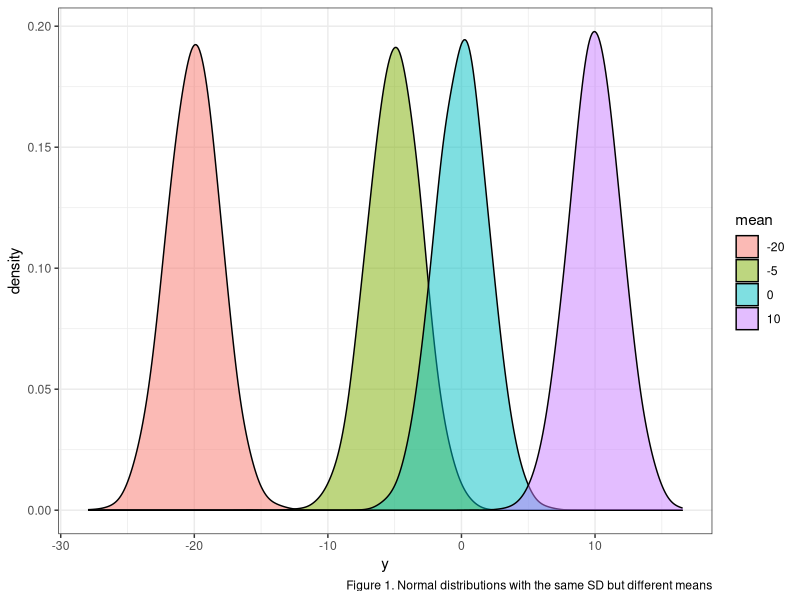
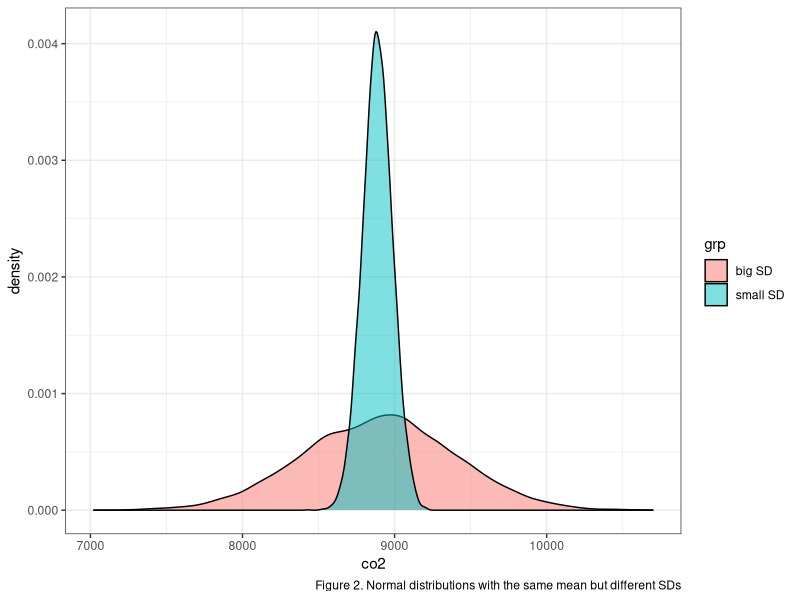
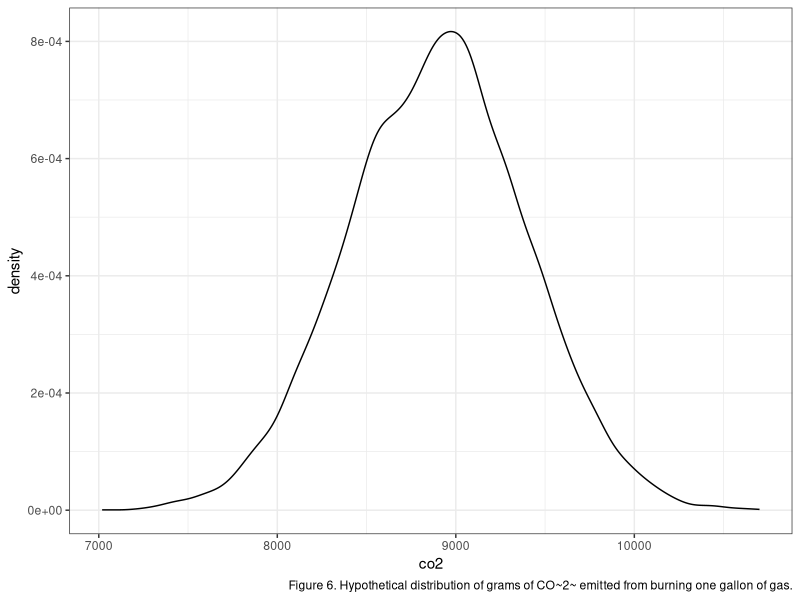
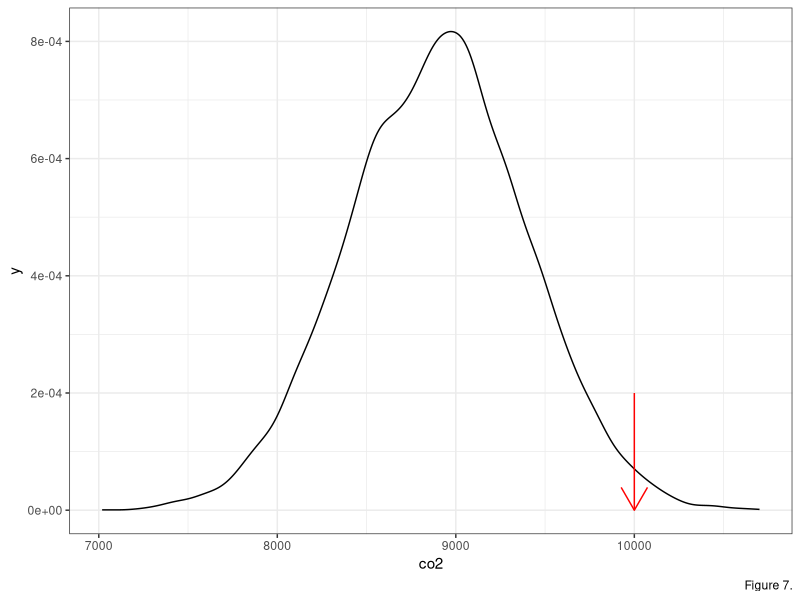
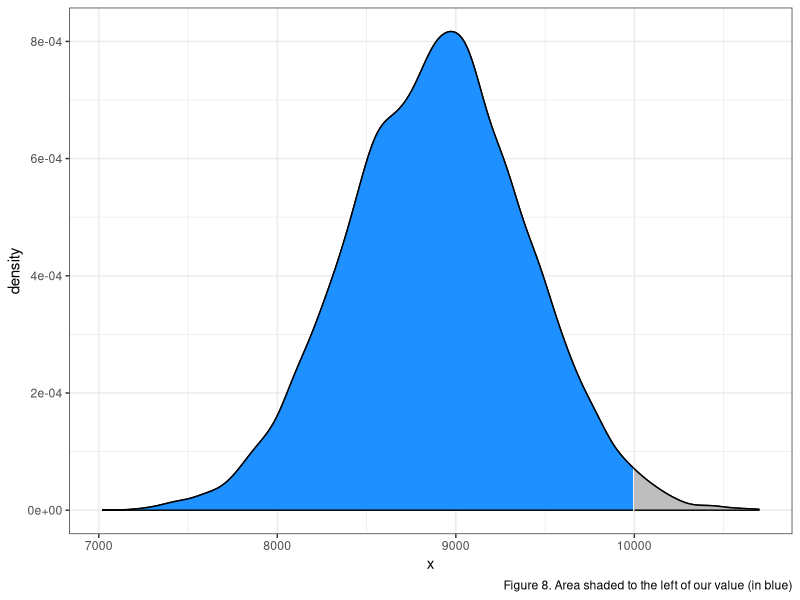
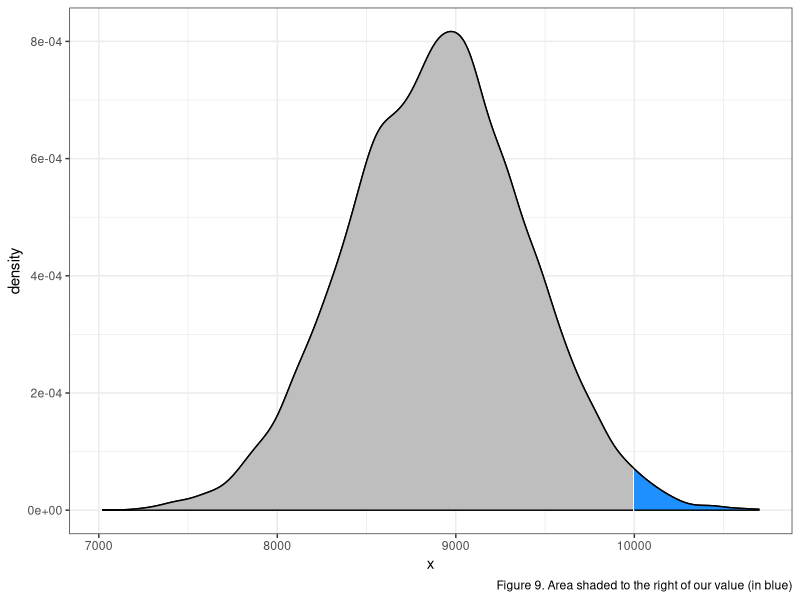
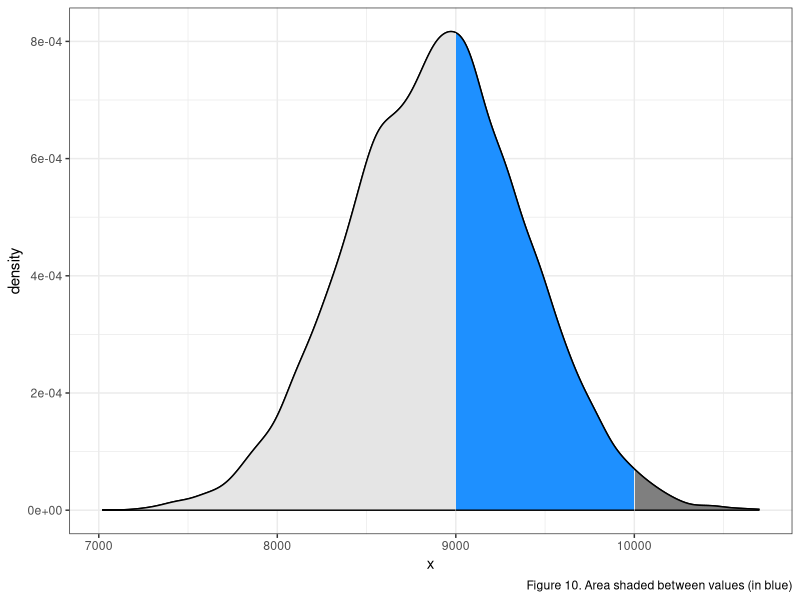
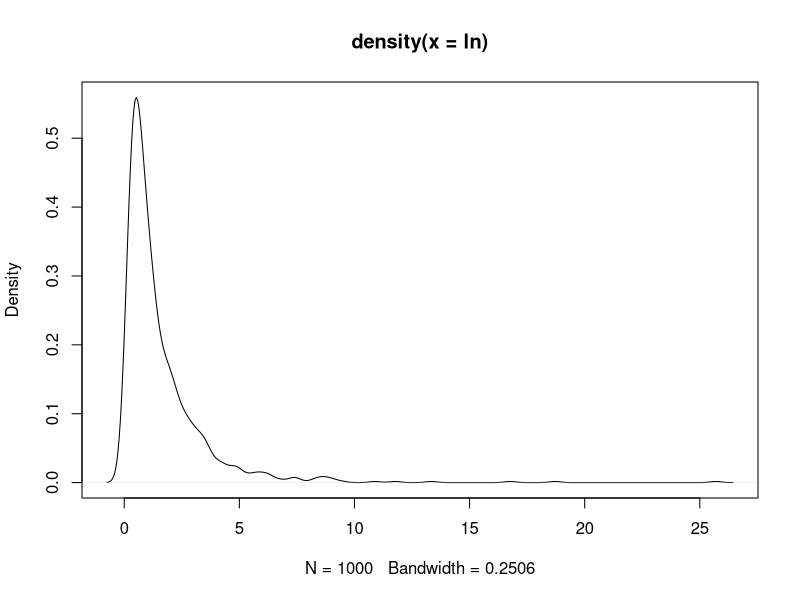

Reproduce these figures in R, in order.
## ---- chunk 1
knitr::opts_chunk$set(echo = TRUE)
library(tidyverse)
## ---- chunk 2
set.seed(3987)
y1 <- rnorm(10000, sd = 2,mean = 0)
y2 <- rnorm(10000, sd = 2,mean = 10)
y3 <- rnorm(10000, sd = 2,mean = -5)
y4 <- rnorm(10000, sd = 2,mean = -20)

ydf <- data.frame(y = c(y1, y2, y3, y4),
           mean = rep(c("0", "10", "-5", "-20"), each = 10000)) 

ggplot(ydf, aes(x = y,
                group = mean,
                fill = mean)) +
  geom_density(alpha = 0.5, adjust = 2) +
  theme_bw() +
  labs(caption = "Figure 1. Normal distributions with the same SD but different means")
## ---- chunk 3
set.seed(3987)
x1 <- rnorm(10000, 8887, 500)
x2 <- rnorm(10000, mean = 8887, sd = 100)
df <- data.frame(x = c(x1, x2),
                 grp = rep(c("big SD", "small SD"), each = 10000))

ggplot(df, aes(x = x,
               group = grp,
               fill = grp)) +
  geom_density(alpha = 0.5) +
  labs(x = "co2",
       caption = "Figure 2. Normal distributions with the same mean but different SDs") +
  theme_bw() 
## ---- chunk 4
# lower bound; mean - sd
8887 - 500
# upper bound; mean + sd
8887 + 500

# combine it in one line using c()
c(8887 - 500, 8887 + 500)
## ---- chunk 5
ggplot(data.frame(x = x1), aes(x)) +
  geom_density() +
  labs(x = "co2",
       caption = "Figure 6. Hypothetical distribution of grams of CO~2~ emitted from burning one gallon of gas.") +
  theme_bw()
## ---- chunk 6
ggplot(data.frame(x = x1), aes(x)) +
  geom_density() +
  labs(x = "co2",
       caption = "Figure 7.") +
  theme_bw() +
  annotate("segment",
           x = 10000,
           xend = 10000,
           y = 2e-04,
           yend = 0,
           color = "red",
           arrow = arrow(length = unit(0.05, "npc")))
## ---- chunk 7
dnorm(10000, mean = 8887, sd = 500)
## ---- chunk 8
dnorm(8887, mean = 8887, sd = 500)
## ---- chunk 9
pnorm(10000, mean = 8887, sd = 500)
## ---- chunk 10
breaks <- c(-Inf, 10000, Inf)
ggplot(data.frame(x = x1), aes(x)) +
  geom_density() +
  scale_fill_manual(values = c("dodgerblue", "grey")) +
  stat_density(
    n = 500,
    geom = "area",
    colour = "black",
    aes(
      fill = after_stat(x) %>% cut(!!breaks),
      group = after_scale(fill)
    )
  ) +
  #scale_y_continuous(limits = c(0,0.8e-02)) +
  theme_bw() +
  theme(legend.position = "none") +
  labs(caption = "Figure 8. Area shaded to the left of our value (in blue)")
## ---- chunk 11
breaks <- c(-Inf, 10000, Inf)
ggplot(data.frame(x = x1), aes(x)) +
  geom_density() +
  scale_fill_manual(values = c("grey", "dodgerblue")) +
  stat_density(
    n = 500,
    geom = "area",
    colour = "black",
    aes(
      fill = after_stat(x) %>% cut(!!breaks),
      group = after_scale(fill)
    )
  ) +
  #scale_y_continuous(limits = c(0,0.8e-03)) +
  theme_bw() +
  theme(legend.position = "none")+
  labs(caption = "Figure 9. Area shaded to the right of our value (in blue)")
## ---- chunk 12
# first way
1 - pnorm(10000, mean = 8887, sd = 500)
# second way
pnorm(10000, mean = 8887, sd = 500, lower.tail = FALSE)
## ---- chunk 13
breaks2 <- c(-Inf, 9000, 10000, Inf)
ggplot(data.frame(x = x1), aes(x)) +
  geom_density() +
  scale_fill_manual(values = c("grey90", "dodgerblue", "grey50")) +
  stat_density(
    n = 1500,
    geom = "area",
    colour = "black",
    aes(
      fill = after_stat(x) %>% cut(!!breaks2),
      group = after_scale(fill)
    )
  ) +
  #scale_y_continuous(limits = c(0,0.8e-03)) +
  theme_bw() +
  theme(legend.position = "none")+
  labs(caption = "Figure 10. Area shaded between values (in blue)")
## ---- chunk 14
pnorm(10000, mean = 8887, sd = 500) - pnorm(9000, mean = 8887, sd = 500)
## ---- chunk 15
qnorm(0.95, mean = 8887, sd = 500)
## ---- chunk 16
qnorm(c(0.1, 0.2, 0.8, 0.9), mean = 8887, sd = 500)
## ---- chunk 17
sn_int <- data.frame(
  qnt = c("68%", "95%", "99.7%"),
  low = c(-1, -2, -3),
  hi = c(1, 2, 3)
)
knitr::kable(sn_int, "html", col.names = c("Percentage", "Min Value", "Max Value") , align = "c")
## ---- chunk 18
sn_co2 <- data.frame(
  qnt = c("68%", "95%", "99.7%"),
  low = c(8887 - 500, 8887 - 2*500, 8887 - 3*500),
  hi = c(8887 + 500, 8887 + 2*500, 8887 + 3*500)
)
knitr::kable(sn_co2, "html", col.names = c("Percentage", "Min Value", "Max Value") , align = "c")
## ---- chunk 19
# observation = 10000
# mean = 8887
# sd = 500
(10000 - 8887) / 500
## ---- chunk 20
ln <- rlnorm(1000)
plot(density(ln))

plot(density(log(ln)))
